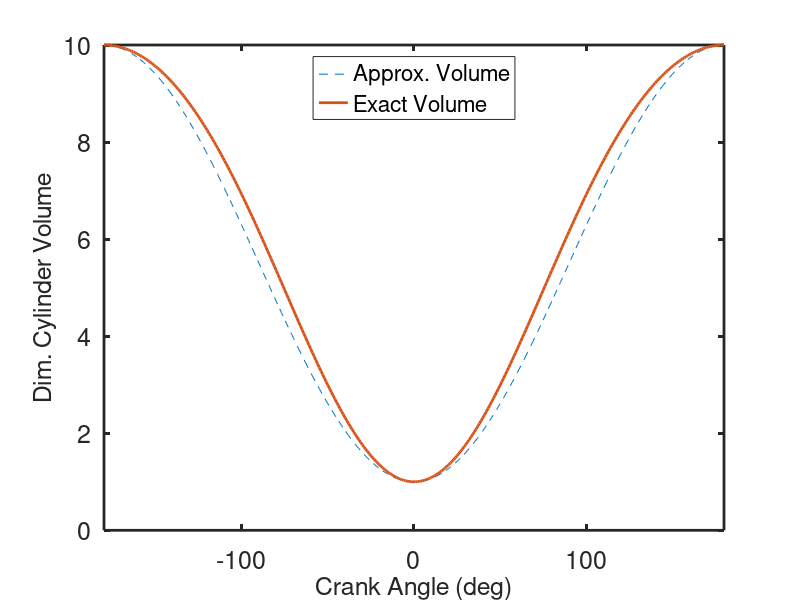
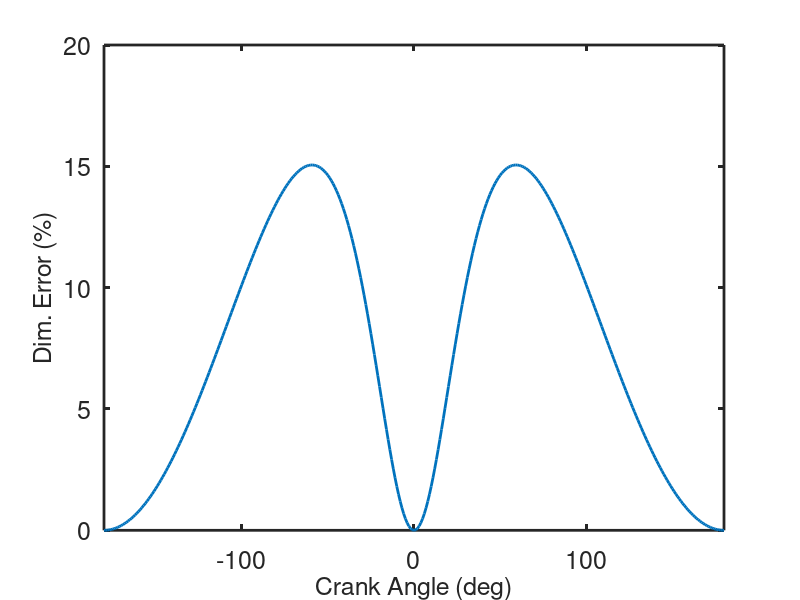

These figures' MATLAB source, in order:
% and approximate cylinder volume
clear();
r = 10; % compression ratio
s = 64.22;   % stroke (mm)
len= 112.5; %connecting rod length (mm)
ep=s/(2*len);
theta=-180:1:180; %crankangle theta vector
ys1=(1-cosd(theta))/2; %approx y/s
ys2= ys1+ (1-(1- ep^2*sind(theta).^2).^(1/2))/(2*ep); %exact y/s
vol1 = 1+(r-1)*ys1; %approx volume
vol2= 1+(r-1)*ys2;  % exact volume
diff = abs(vol1-vol2)./vol1 * 100;
[diffmax, id_max] = max(diff);
thmax=theta(id_max);

%plot results
fprintf('Max Diff (percent) = %5.2f  at theta (deg) = %5.2f \n', diffmax,thmax);
figure;
plot(theta,vol1,'--',theta,vol2,'-','linewidth',2);
set(gca,'Xlim',[-180 180],'Ylim',[0 r],'fontsize',18,'linewidth',2);
xlabel('Crank Angle (deg)','fontsize', 18);
ylabel('Dim. Cylinder Volume','fontsize', 18);
legend('Approx. Volume', 'Exact Volume','Location', 'North');
figure;
plot(theta,diff,'linewidth',2);
set(gca,'Xlim',[-180 180],'fontsize',18,'linewidth',2);
xlabel('Crank Angle (deg)','fontsize', 18);
ylabel('Dim. Error (%)','fontsize', 18);

